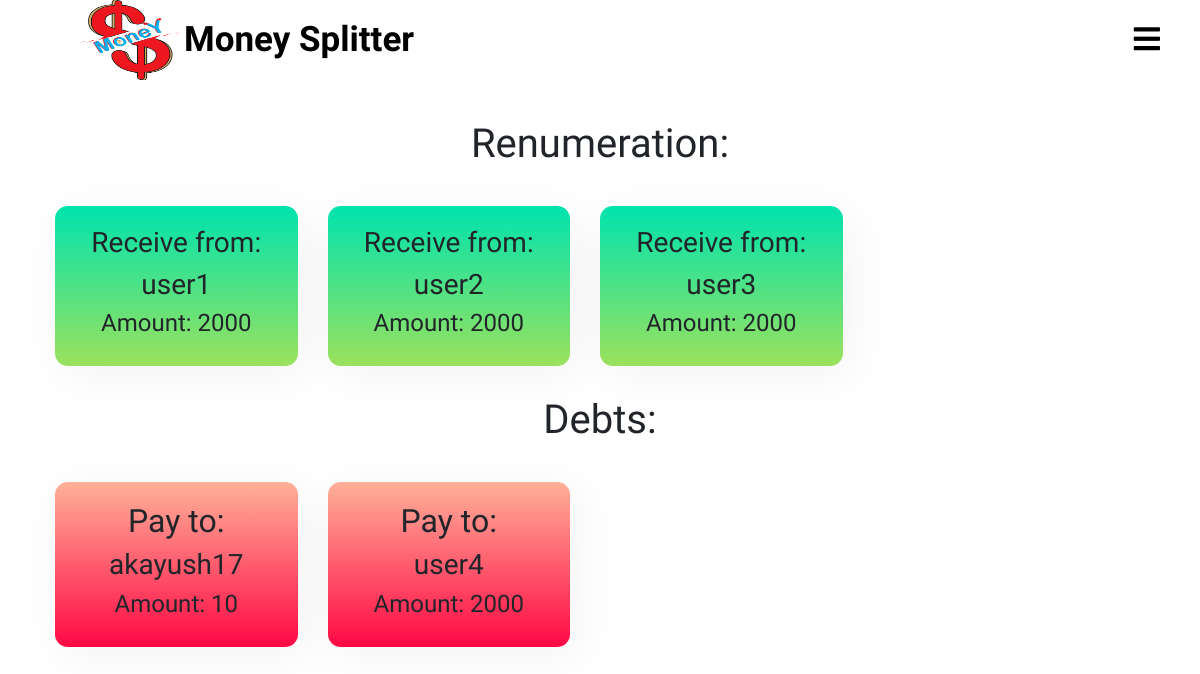
/splitter/final_settlements/ (signed in), run on the app's committed database.
### splitter/models.py (models this page shows, shortened)
class final_transactions(models.Model):
    sender = models.ForeignKey(User, on_delete = models.CASCADE, related_name = 'final_transaction_sender')
    receiver = models.ForeignKey(User, on_delete= models.CASCADE, related_name = 'final_transaction_receiver')
    final_amount = models.IntegerField()

class User(AbstractUser):
    pass

### splitter/views.py (the view)
# urls.py: path('final_settlements/',views.final_settlements,name="final_settlements"),
def final_settlements(request):
    user_sender = final_transactions.objects.filter(sender = request.user)
    user_receiver = final_transactions.objects.filter(receiver = request.user)
    user_sender_positive = []
    user_sender_negative = []
    user_receiver_positive = []
    user_receiver_negative = []
    noincome = False
    noexpense = False
    for obj in user_sender:
        if(obj.final_amount > 0):
            user_sender_positive.append(obj)
        if(obj.final_amount < 0):
            obj.final_amount = abs(obj.final_amount)
            user_sender_negative.append(obj)
    for obj in user_receiver:
        if(obj.final_amount > 0):
            user_receiver_positive.append(obj)
        if(obj.final_amount < 0):
            obj.final_amount = abs(obj.final_amount)
            user_receiver_negative.append(obj)
    if len(user_receiver_positive) == 0 and len(user_sender_negative) == 0:
        noincome = True
    if len(user_sender_positive) == 0 and len(user_receiver_negative) == 0:
        noexpense = True
    return render(request,'splitter/final_settlements.html',{'user_sender_positive':user_sender_positive,
                                                                'user_sender_negative':user_sender_negative,
                                                                'user_receiver_positive':user_receiver_positive,
                                                                'user_receiver_negative':user_receiver_negative,
                                                                'noincome':noincome,
                                                                'noexpense':noexpense})

### templates/splitter/final_settlements.html (shortened to what this page needs)
{% extends 'splitter/base.html' %}
{% load static %}
{% block css %}
  <link rel="stylesheet" href="{% static 'css/final_settlements.css' %}">
{% endblock %}
{% block content %}
<div class="container">
  <div class="final-debt-info">
    <div class="final-debt-income">
      <h1>Renumeration:</h1>
      <div class="row">
        {% if noincome %}
          <h4>Oops! Looks like no remuneration is pending.</h4>
        {% else %}
        {% for obj in user_receiver_positive %}
          <div class="col-lg-3 col-md-4 col-sm-6 col-12">
            <div class="incomes-debts-info">
              <h3>Receive from:</h3>
              <h3>{{ obj.sender.username }}</h3>
              <h4>Amount: {{ obj.final_amount }}</h4>
            </div>
          </div>
        {% endfor %}
        {% endif %}
      </div>
    </div>
    <div class="final-debt-expense">
      <h1>Debts:</h1>
      <div class="row">
        {% if noexpense %}
        <h4>Hurray! No debts pending.</h4>
        {% else %}
        {% for obj in user_sender_positive %}
        <div class="col-lg-3 col-md-4 col-sm-6 col-12">
          <div class="expense-debts-info">
            <h2>Pay to:</h2>
            <h3>{{ obj.receiver.username }}</h3>
            <h4>Amount: {{ obj.final_amount }}</h4>
          </div>
        </div>
        {% endfor %}
        {% for obj in user_receiver_negative %}
        <div class="col-lg-3 col-md-4 col-sm-6 col-12">
          <div class="expense-debts-info">
            <h2>Pay to:</h2>
            <h3>{{ obj.sender.username }}</h3>
            <h4>Amount: {{ obj.final_amount }}</h4>
          </div>
        </div>
        {% endfor %}
        {% endif %}
      </div>
    </div>
  </div>
</div>
{% endblock %}

### static/css/home_page.css (style rules this page uses)
* { padding: 0; margin: 0; text-decoration: none; list-style: none; box-sizing: border-box; font-family: 'Merienda One', cursive; }
body,html { overflow-x: hidden; }
:root { var(--IndianRed): #db575b; var(--Aqua): #99ffe4; var(--MiddleBlue): #88cfd3; var(--SteelBlue): #578bb2; var(--BdazzledBlue): #345c98; var(--DarkButton): linear-gradient(to top, #30cfd0 0%, #330867 100%); var(--LightButton): linear-gradient(to top, #48c6ef 0%, #6f86d6 100%); var(--RedButton): linear-gradient(45deg, #874da2 0%, #c43a30 100%); }

### static/css/final_settlements.css (style rules this page uses)
* { margin: 0; padding: 0; }
body,html { margin: 0; padding: 0; }
.final-debt-info { margin: 0; padding: 10px; text-align: center; justify-content: center; }
.final-debt-info .final-debt-income { text-align: center; margin: 30px 0px; justify-content: center; }
.final-debt-info .final-debt-expense { text-align: center; margin: 30px 0px; justify-content: center; }
.final-debt-info .final-debt-income .row { width: 100%; }
.final-debt-info .final-debt-expense .row { width: 100%; }
.incomes-debts-info { margin-top: 30px; padding: 20px; box-shadow: .5rem .5rem 3rem 1px rgba(0,0,0,.05); background-image: linear-gradient(to top, #9be15d 0%, #00e3ae 100%); border-radius: .8rem; text-align: center; }
.expense-debts-info { margin-top: 30px; padding: 20px; box-shadow: .5rem .5rem 3rem 1px rgba(0,0,0,.05); background-image: linear-gradient(to top, #ff0844 0%, #ffb199 100%); border-radius: .8rem; text-align: center; }

### data on the page
final_transactions: sender.username "user1", final_amount "2000"
final_transactions: sender.username "user2", final_amount "2000"
final_transactions: sender.username "user3", final_amount "2000"
final_transactions: receiver.username "akayush17", final_amount "10"
final_transactions: sender.username "user4", final_amount "2000"
